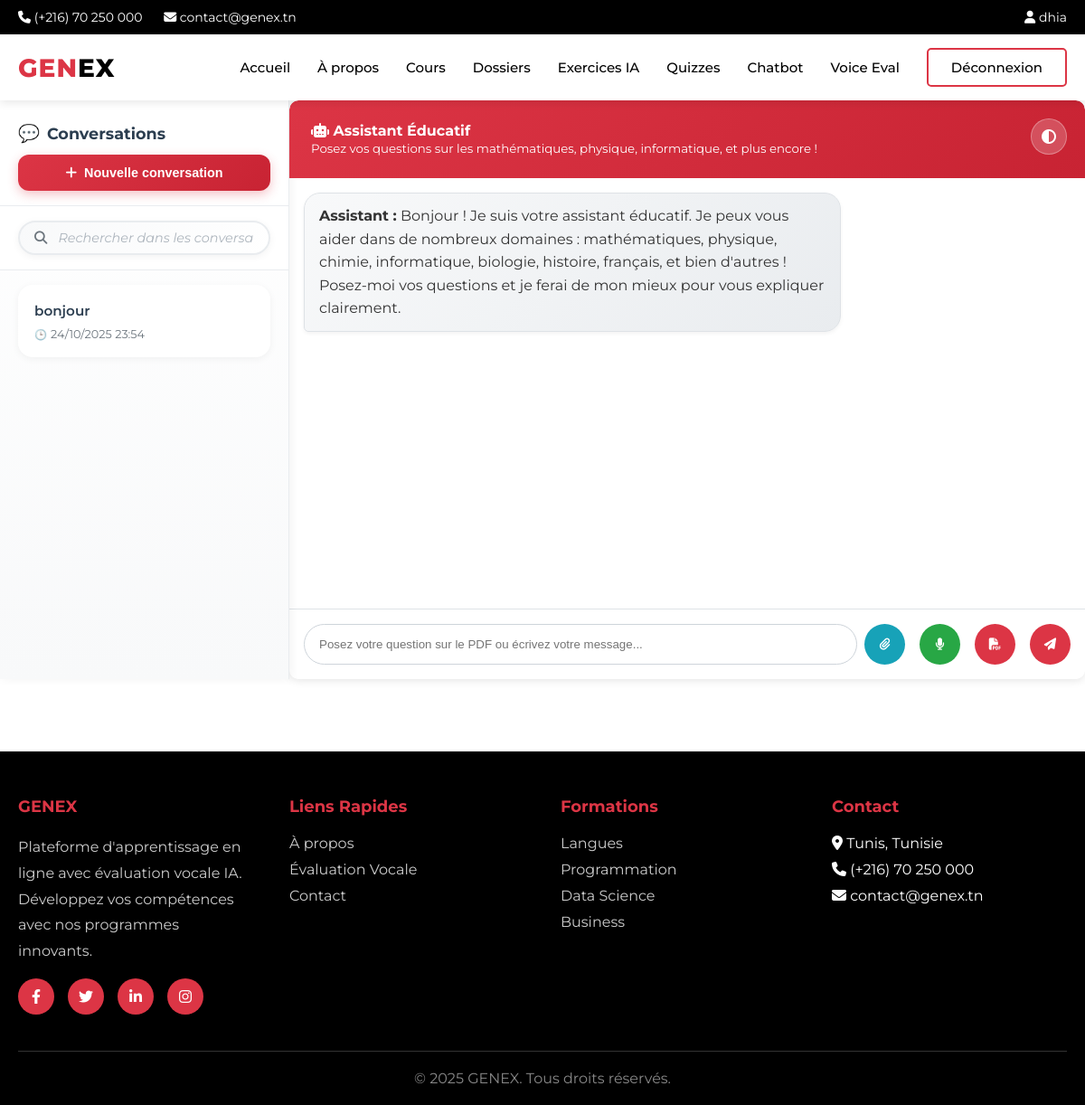
Page /chatbot/ (signed in) on the earlier database version.
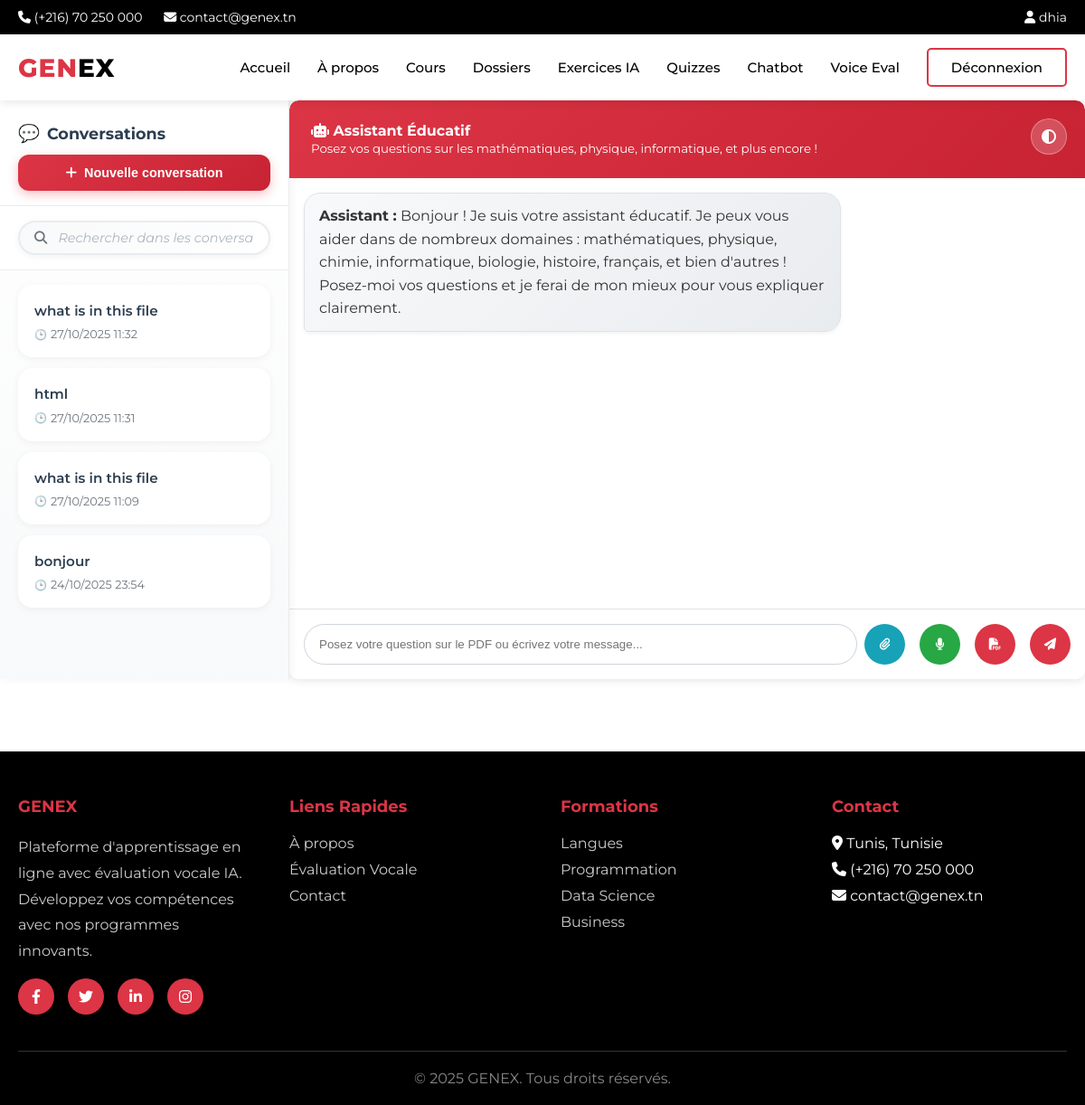
Same page on the later database version.
### chatbot/models.py (models this page shows, shortened)
class ChatSession(models.Model):
    user = models.ForeignKey(settings.AUTH_USER_MODEL, on_delete=models.CASCADE, related_name='chat_sessions')
    title = models.CharField(max_length=200, default="Nouvelle conversation")
    created_at = models.DateTimeField(auto_now_add=True)
    updated_at = models.DateTimeField(auto_now=True)
    is_active = models.BooleanField(default=True)
    class Meta:
        ordering = ['-updated_at']

### chatbot/views.py (the view)
# urls.py: path('', views.ChatbotView.as_view(), name='chat'),
class ChatbotView(LoginRequiredMixin, View):
    def get(self, request):
        sessions = ChatSession.objects.filter(user=request.user, is_active=True)
        subjects = EducationalSubject.objects.filter(is_active=True)
        context = {
            'sessions': sessions,
            'subjects': subjects,
            'user_theme': request.user.theme_preference if request.user.is_authenticated else 'auto',
        }
        return render(request, 'chatbot/chat.html', context)

### templates/chatbot/chat.html (shortened to what the changed rows need)
{% extends 'main/base.html' %}
{% load static %}
{% block content %}
<div class="container-fluid">
    <div class="row">
        <div class="col-12">
            <div class="chat-layout">
                <div class="session-sidebar">
                    <div class="sessions-container" id="sessions-list">
                        {% for session in sessions %}
                        <div class="session-item" data-session-id="{{ session.id }}">
                            <div class="session-content" onclick="loadSession({{ session.id }})">
                                <div class="session-title">{{ session.title }}</div>
                                <div class="session-timestamp">{{ session.created_at|date:"d/m/Y H:i" }}</div>
                            </div>
                        </div>
                        {% endfor %}
                    </div>
                </div>
            </div>
        </div>
    </div>
</div>
{% endblock %}

Differences in the rows shown:
added ChatSession: title "what is in this file", created_at "27/10/2025 11:32"
added ChatSession: title "html", created_at "27/10/2025 11:31"
added ChatSession: title "what is in this file", created_at "27/10/2025 11:09"
